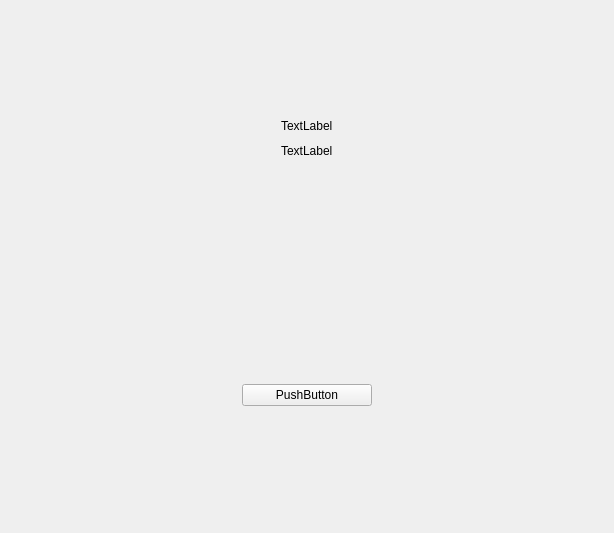
<?xml version="1.0" encoding="UTF-8"?>
<ui version="4.0">
 <class>CheckFailedStackedWidget</class>
 <widget class="QWidget" name="CheckFailedStackedWidget">
  <property name="geometry">
   <rect>
    <x>0</x>
    <y>0</y>
    <width>614</width>
    <height>533</height>
   </rect>
  </property>
  <property name="windowTitle">
   <string>Form</string>
  </property>
  <layout class="QHBoxLayout" name="horizontalLayout_5">
   <item>
    <layout class="QHBoxLayout" name="horizontalLayout_4">
     <item>
      <spacer name="horizontalSpacer_7">
       <property name="orientation">
        <enum>Qt::Horizontal</enum>
       </property>
       <property name="sizeType">
        <enum>QSizePolicy::Fixed</enum>
       </property>
       <property name="sizeHint" stdset="0">
        <size>
         <width>40</width>
         <height>20</height>
        </size>
       </property>
      </spacer>
     </item>
     <item>
      <layout class="QVBoxLayout" name="verticalLayout">
       <item>
        <spacer name="verticalSpacer_6">
         <property name="orientation">
          <enum>Qt::Vertical</enum>
         </property>
         <property name="sizeType">
          <enum>QSizePolicy::Fixed</enum>
         </property>
         <property name="sizeHint" stdset="0">
          <size>
           <width>20</width>
           <height>10</height>
          </size>
         </property>
        </spacer>
       </item>
       <item>
        <widget class="QWidget" name="background_widget" native="true">
         <layout class="QVBoxLayout" name="verticalLayout_3">
          <property name="spacing">
           <number>3</number>
          </property>
          <property name="leftMargin">
           <number>0</number>
          </property>
          <property name="topMargin">
           <number>0</number>
          </property>
          <property name="rightMargin">
           <number>0</number>
          </property>
          <property name="bottomMargin">
           <number>0</number>
          </property>
          <item>
           <layout class="QVBoxLayout" name="verticalLayout_2">
            <property name="spacing">
             <number>3</number>
            </property>
            <item>
             <spacer name="verticalSpacer">
              <property name="orientation">
               <enum>Qt::Vertical</enum>
              </property>
              <property name="sizeType">
               <enum>QSizePolicy::Fixed</enum>
              </property>
              <property name="sizeHint" stdset="0">
               <size>
                <width>20</width>
                <height>95</height>
               </size>
              </property>
             </spacer>
            </item>
            <item>
             <layout class="QHBoxLayout" name="horizontalLayout_2">
              <item>
               <spacer name="horizontalSpacer_3">
                <property name="orientation">
                 <enum>Qt::Horizontal</enum>
                </property>
                <property name="sizeHint" stdset="0">
                 <size>
                  <width>40</width>
                  <height>20</height>
                 </size>
                </property>
               </spacer>
              </item>
              <item>
               <widget class="QLabel" name="title_label">
                <property name="text">
                 <string>TextLabel</string>
                </property>
               </widget>
              </item>
              <item>
               <spacer name="horizontalSpacer_4">
                <property name="orientation">
                 <enum>Qt::Horizontal</enum>
                </property>
                <property name="sizeHint" stdset="0">
                 <size>
                  <width>40</width>
                  <height>20</height>
                 </size>
                </property>
               </spacer>
              </item>
             </layout>
            </item>
            <item>
             <spacer name="verticalSpacer_2">
              <property name="orientation">
               <enum>Qt::Vertical</enum>
              </property>
              <property name="sizeType">
               <enum>QSizePolicy::Fixed</enum>
              </property>
              <property name="sizeHint" stdset="0">
               <size>
                <width>20</width>
                <height>2</height>
               </size>
              </property>
             </spacer>
            </item>
            <item>
             <layout class="QHBoxLayout" name="horizontalLayout">
              <item>
               <spacer name="horizontalSpacer">
                <property name="orientation">
                 <enum>Qt::Horizontal</enum>
                </property>
                <property name="sizeHint" stdset="0">
                 <size>
                  <width>40</width>
                  <height>20</height>
                 </size>
                </property>
               </spacer>
              </item>
              <item>
               <widget class="QLabel" name="download_label">
                <property name="text">
                 <string>TextLabel</string>
                </property>
               </widget>
              </item>
              <item>
               <spacer name="horizontalSpacer_2">
                <property name="orientation">
                 <enum>Qt::Horizontal</enum>
                </property>
                <property name="sizeHint" stdset="0">
                 <size>
                  <width>40</width>
                  <height>20</height>
                 </size>
                </property>
               </spacer>
              </item>
             </layout>
            </item>
            <item>
             <spacer name="verticalSpacer_4">
              <property name="orientation">
               <enum>Qt::Vertical</enum>
              </property>
              <property name="sizeType">
               <enum>QSizePolicy::Fixed</enum>
              </property>
              <property name="sizeHint" stdset="0">
               <size>
                <width>20</width>
                <height>220</height>
               </size>
              </property>
             </spacer>
            </item>
            <item>
             <layout class="QHBoxLayout" name="horizontalLayout_3">
              <item>
               <spacer name="horizontalSpacer_5">
                <property name="orientation">
                 <enum>Qt::Horizontal</enum>
                </property>
                <property name="sizeHint" stdset="0">
                 <size>
                  <width>40</width>
                  <height>20</height>
                 </size>
                </property>
               </spacer>
              </item>
              <item>
               <widget class="QPushButton" name="reupdate_btn">
                <property name="minimumSize">
                 <size>
                  <width>130</width>
                  <height>0</height>
                 </size>
                </property>
                <property name="text">
                 <string>PushButton</string>
                </property>
               </widget>
              </item>
              <item>
               <spacer name="horizontalSpacer_6">
                <property name="orientation">
                 <enum>Qt::Horizontal</enum>
                </property>
                <property name="sizeHint" stdset="0">
                 <size>
                  <width>40</width>
                  <height>20</height>
                 </size>
                </property>
               </spacer>
              </item>
             </layout>
            </item>
            <item>
             <spacer name="verticalSpacer_3">
              <property name="orientation">
               <enum>Qt::Vertical</enum>
              </property>
              <property name="sizeHint" stdset="0">
               <size>
                <width>20</width>
                <height>40</height>
               </size>
              </property>
             </spacer>
            </item>
           </layout>
          </item>
         </layout>
        </widget>
       </item>
       <item>
        <spacer name="verticalSpacer_5">
         <property name="orientation">
          <enum>Qt::Vertical</enum>
         </property>
         <property name="sizeType">
          <enum>QSizePolicy::Fixed</enum>
         </property>
         <property name="sizeHint" stdset="0">
          <size>
           <width>20</width>
           <height>80</height>
          </size>
         </property>
        </spacer>
       </item>
      </layout>
     </item>
     <item>
      <spacer name="horizontalSpacer_8">
       <property name="orientation">
        <enum>Qt::Horizontal</enum>
       </property>
       <property name="sizeType">
        <enum>QSizePolicy::Fixed</enum>
       </property>
       <property name="sizeHint" stdset="0">
        <size>
         <width>40</width>
         <height>20</height>
        </size>
       </property>
      </spacer>
     </item>
    </layout>
   </item>
  </layout>
 </widget>
 <resources/>
 <connections/>
</ui>
